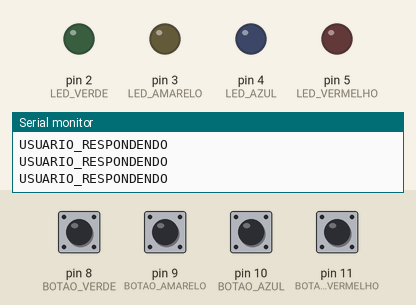
Recording of a sketch running on a simulated Arduino Uno, built with avr-gcc and run on an emulated ATmega328P. On the bench: output pins drawn as LEDs (lit = HIGH), the last lines printed to the serial monitor. Dashed ring = blinking. The inputs (shaded band) are chosen by the test bench; at power-on: pin 8 (BOTAO_VERDE), pin 9 (BOTAO_AMARELO), pin 10 (BOTAO_AZUL), pin 11 (BOTAO_VERMELHO) HIGH. Random numbers use the default seed unless the sketch sets one.

Above: at 3.8 s.
3.9 s: pin 9 (BOTAO_AMARELO) pulled LOW for 0.65 s
At 4.8 s:
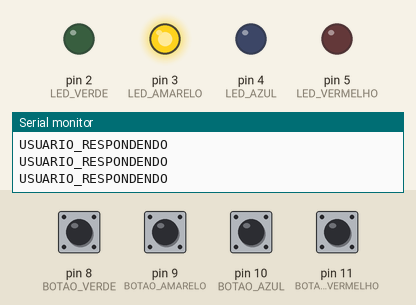
At 6.5 s:
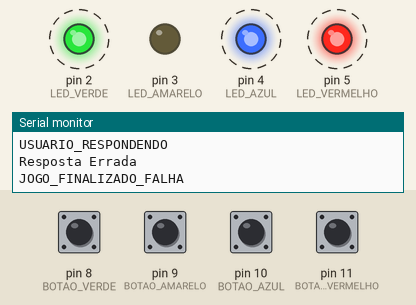
Timing chart, 0 to 13.7 s (numbered marks = the images above; inputs shaded):
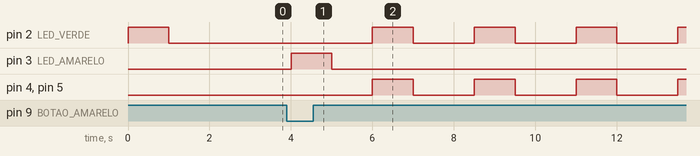

Measured:
- after the input at 3.9 s, pin 2 (LED_VERDE), pin 4 (LED_AZUL), pin 5 (LED_VERMELHO): alternates HIGH for 1.0 s and LOW for 1.5 s, starting after 2.1 s; pin 3 (LED_AMARELO): LOW → HIGH after 0.10 s, → LOW 1.0 s later

The sketch:

genius.ino
```cpp
//LEDS
#define LED_VERDE 2
#define LED_AMARELO 3
#define LED_AZUL 4
#define LED_VERMELHO 5

//Buttons
#define BOTAO_VERDE 8
#define BOTAO_AMARELO 9
#define BOTAO_AZUL 10
#define BOTAO_VERMELHO 11

//TIMERS
#define UM_SEGUNDO 1000
#define MEIO_SEGUNDO 500

//REGRAS
#define TAMANHO_SEQUENCIA 4
#define INDEFINIDO -1

enum Estados
{
  PRONTO_PARA_PROXIMA_RODADA,
  USUARIO_RESPONDENDO,
  JOGO_FINALIZADO_SUCESSO,
  JOGO_FINALIZADO_FALHA
};

int sequenciaLuzes[TAMANHO_SEQUENCIA];
int rodada = 0;
int LedsRespondidos = 0;

void setup() {
  // put your setup code here, to run once:
  Serial.begin(9600);
  IniciaPortas();
  IniciaJogo();
}

void IniciaJogo(){
  int jogo = analogRead(0);
  randomSeed(jogo);
  for(int index = 0; index < TAMANHO_SEQUENCIA; index++)
  {
    sequenciaLuzes[index] = SorteiaCor();
  }
}

int SorteiaCor()
{
  return random(LED_VERDE, LED_VERMELHO + 1);
}

void IniciaPortas(){
  pinMode(LED_VERMELHO, OUTPUT);
  pinMode(LED_AMARELO, OUTPUT);
  pinMode(LED_VERDE, OUTPUT);
  pinMode(LED_AZUL, OUTPUT);

  pinMode(BOTAO_VERDE, INPUT_PULLUP);
  pinMode(BOTAO_AMARELO, INPUT_PULLUP);
  pinMode(BOTAO_AZUL, INPUT_PULLUP);
  pinMode(BOTAO_VERMELHO, INPUT_PULLUP);
}

void loop() {
  switch(EstadoAtual())
  {
    case PRONTO_PARA_PROXIMA_RODADA:
      Serial.println("PRONTO_PARA_PROXIMA_RODADA");
      PreparaNovaRodada();
      break;
    case USUARIO_RESPONDENDO:
      Serial.println("USUARIO_RESPONDENDO");
      ProcessaRespostaUsuario();
      break;
    case JOGO_FINALIZADO_SUCESSO:
      Serial.println("JOGO_FINALIZADO_SUCESSO");
      JogoFinalizadoSucesso();
      break;
    case JOGO_FINALIZADO_FALHA:
      Serial.println("JOGO_FINALIZADO_FALHA");
      JogoFinalizadoFalha();
      break;
  };

  delay(500);
}

void JogoFinalizadoSucesso()
{
    PiscaLed(LED_VERDE);
    PiscaLed(LED_AMARELO);
    PiscaLed(LED_AZUL);
    PiscaLed(LED_VERMELHO);
    delay(MEIO_SEGUNDO);
}

void PreparaNovaRodada()
{
    rodada++;
    LedsRespondidos = 0;
    if(rodada <= TAMANHO_SEQUENCIA)
    {
      TocaLeedsDaRodada();
    }
}

void ProcessaRespostaUsuario()
{
    int resposta = ChecaRespostaJogador();

    if(resposta == INDEFINIDO)
    {
        return;
    }

    if(resposta == sequenciaLuzes[LedsRespondidos])
    {
        LedsRespondidos++;
    }else {
      Serial.println("Resposta Errada");
      rodada = TAMANHO_SEQUENCIA + 2;
    }
}

int EstadoAtual()
{
  if(rodada <= TAMANHO_SEQUENCIA)
  {
    if(LedsRespondidos == rodada)
    {
      return PRONTO_PARA_PROXIMA_RODADA;
    }else{
      return USUARIO_RESPONDENDO;
    }
  } else if(rodada == TAMANHO_SEQUENCIA + 1) {
    return JOGO_FINALIZADO_SUCESSO;
  }else{
    return JOGO_FINALIZADO_FALHA;
  }
}

void TocaLeedsDaRodada()
{
  for(int indice = 0; indice < rodada; indice++)
  {
      PiscaLed(sequenciaLuzes[indice]);
  }
}

int ChecaRespostaJogador()
{
  if(digitalRead(BOTAO_VERDE) == LOW)
  {
    return PiscaLed(LED_VERDE);
  }

  if(digitalRead(BOTAO_AMARELO) == LOW)
  {
    return PiscaLed(LED_AMARELO);
  }

  if(digitalRead(BOTAO_AZUL) == LOW)
  {
    return PiscaLed(LED_AZUL);
  }

  if(digitalRead(BOTAO_VERMELHO) == LOW)
  {
    return PiscaLed(LED_VERMELHO);
  }

  return INDEFINIDO;
}

int PiscaLed(int portaLed){
  digitalWrite(portaLed, HIGH);
  delay(UM_SEGUNDO);
  digitalWrite(portaLed, LOW);
  delay(MEIO_SEGUNDO);
  return portaLed;
}

void JogoFinalizadoFalha(){
  for(int i = 0; i <= TAMANHO_SEQUENCIA; i++){
     digitalWrite(sequenciaLuzes[i], HIGH);
  }

  delay(UM_SEGUNDO);

   for(int i = 0; i < TAMANHO_SEQUENCIA; i++){
     digitalWrite(sequenciaLuzes[i], LOW);
  }

  delay(UM_SEGUNDO);
}
```
